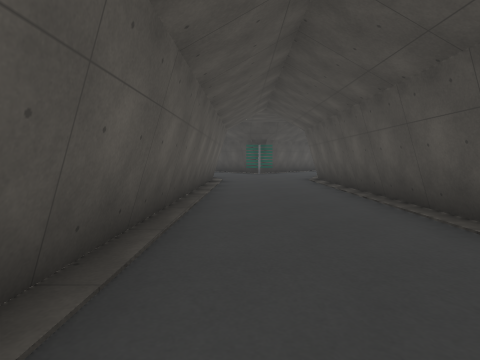
[1] (above)

24 first-person views from a walk through a level from a Godot 3-D game. The camera is 1.4 m above the floor, tilts 4° down and sees 80° across. The floor is counted in squares, 2 m on a side. Each view is taken from the middle of a square. On the plan, view 1 faces up. The plan holds only what a view shows up to about 10 squares ahead; the rest is blank. The place goes on beyond the plan. Characters and animated objects are not drawn. Surface patterns are stand-ins for the level's own textures.

[2]
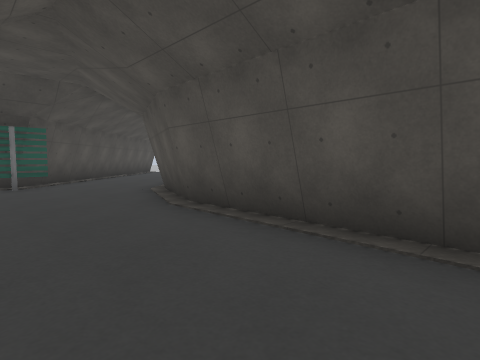

[3]
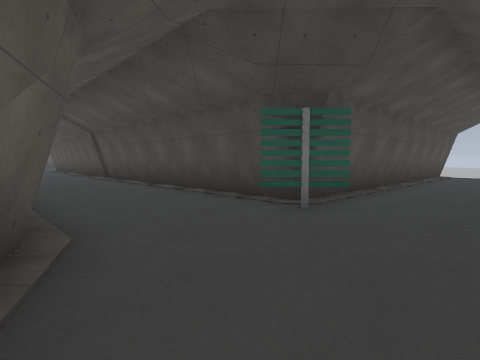

[4]
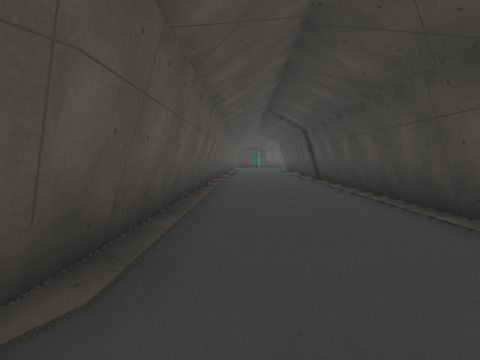

[5]
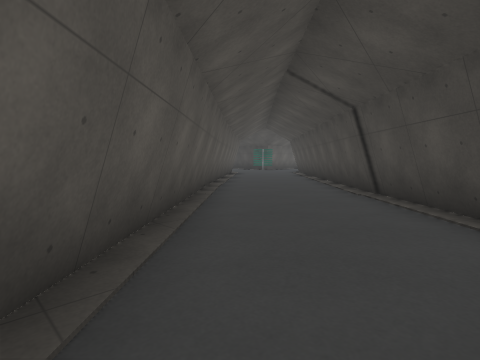

[6]
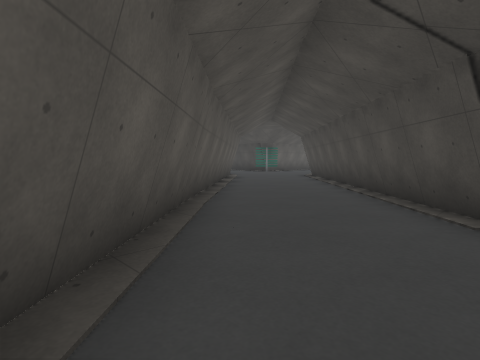

[7]
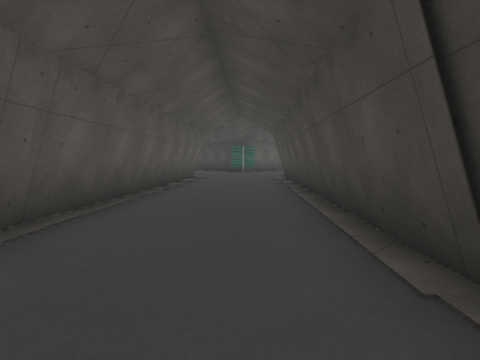

[8]
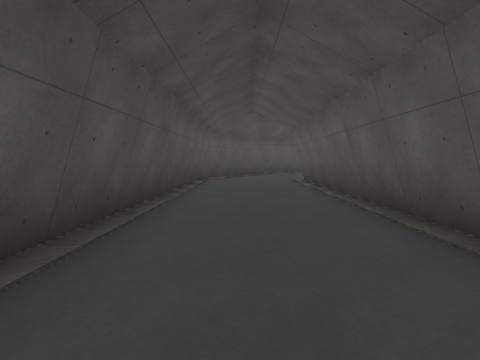

[9]
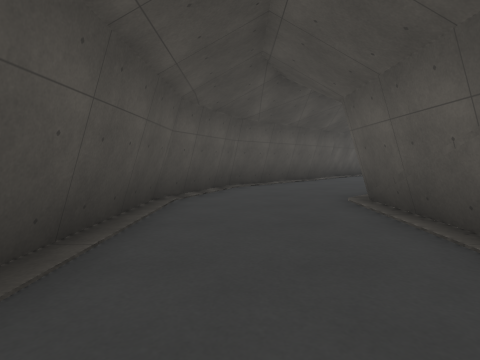

[10]
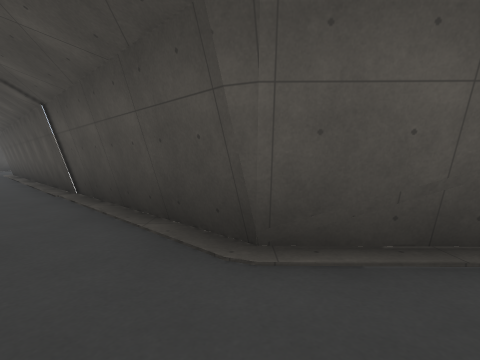

[11]
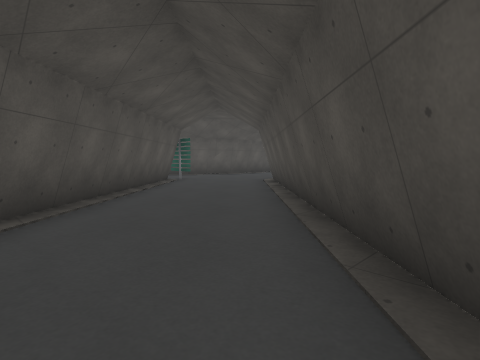

[12]
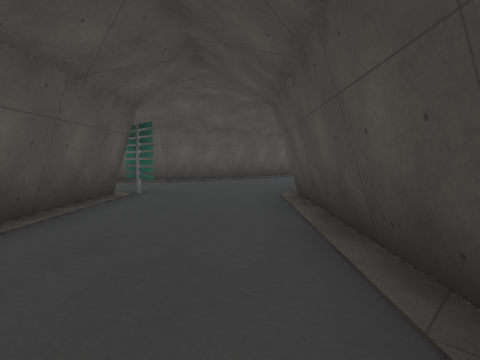

[13]
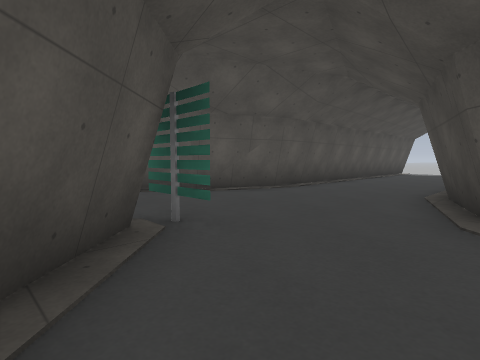

[14]
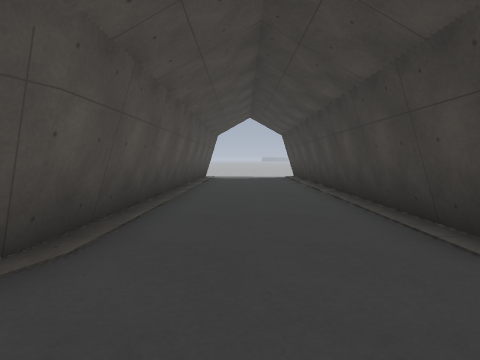

[15]
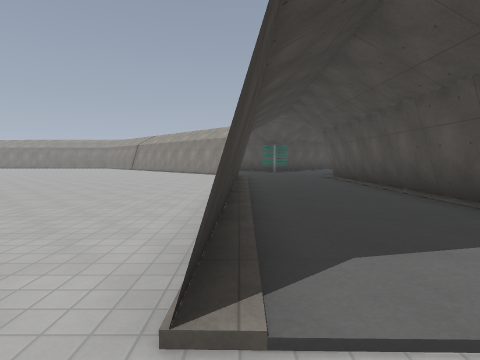

[16]
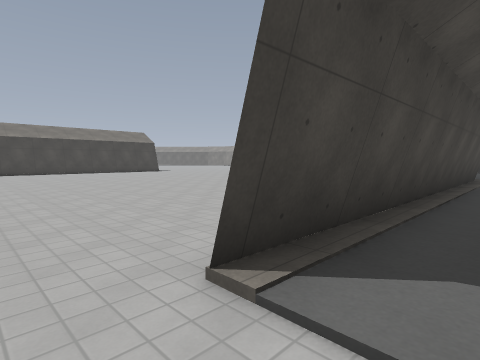

[17]
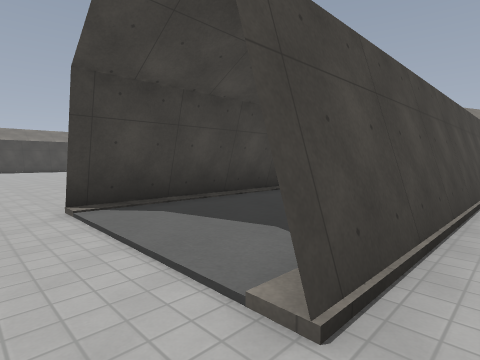

[18]
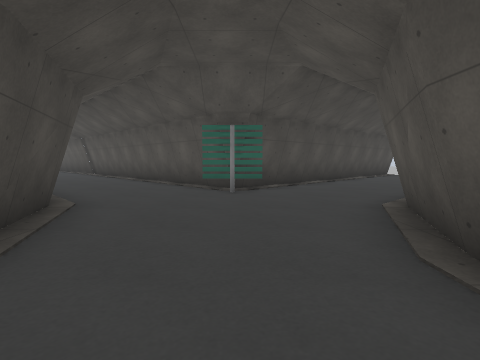

[19]
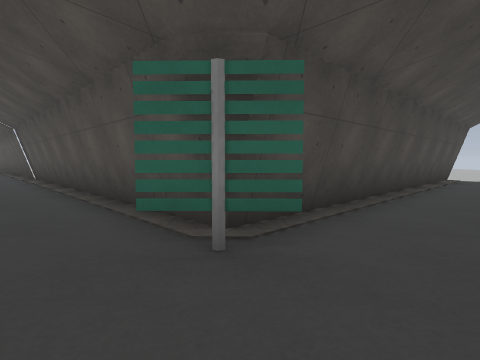

[20]
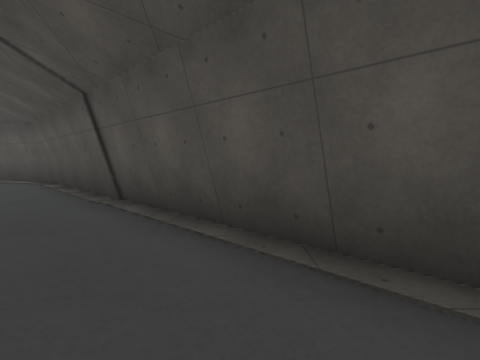

[21]
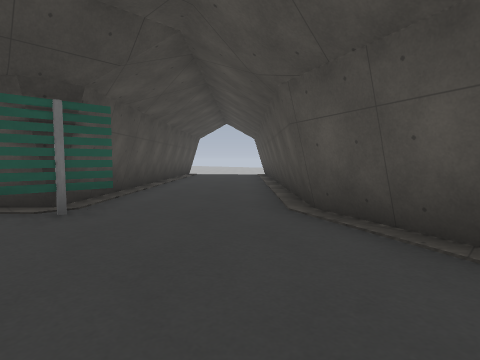

[22]
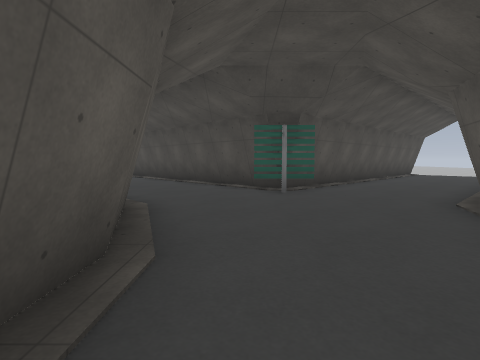

[23]
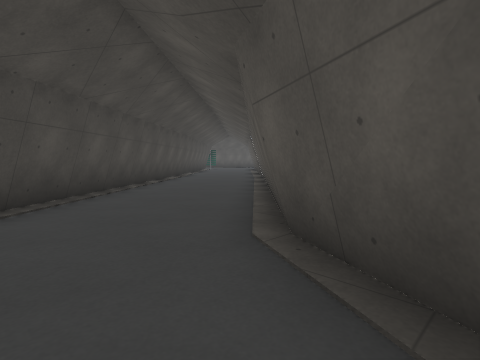

[24]
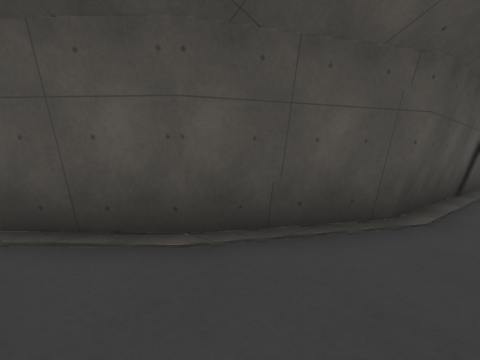

### Floor plan
Key: @ floor where view 1 was taken; # wall or solid block; . floor; = window, fence, low wall or low ledge; S sign.
Columns run from 25 left of view 1 to 5 right of it. Each row starts with its distance up from view 1.
 28        ...... #
 27     ######....##
 26          =##...##
 25            ##...#=
 24             ##...#
 23              ##..##
 22               ##..##
 21                #...##
 20                =#...##
 19                 ##...##       #
 18                  ##...##     ##
 17                   ##...##   ##.
 16                    ##...## ##..
 15                     ##...###...
 14                      ##...S...#
 13                       ##.....##
 12                        ##...##
 11                         #...#
 10                         #...#
  9                         #...#
  8                         #...#
  7                         #...#
  6                         #...#
  5                         #...#
  4                         #...=
  3                         #..#=
  2                         #..#.
  1                         #..#.
  0                         #@.#.
 -1                         #..#
 -2                         #..#.
 -3                         #..#.
 -4                         #..#
 -5  ..                    ##..#
 -6  ...                  ##...#
 -7  ....                ##...##
 -8  .....   ..         ##...##
 -9  ...... ...        ##...##
-10  ..........       ##...##
-11  ..........      ##...##
-12 ...........     ##...##
-13 ...........    ##...##
-14 ...........   ##...##
-15 ........... .##...##
-16 ..############...##
-17 ................##
-18 ...............S#
-19 .##########.....##
-20 ......  ..=###...##
-21              ##...##

Positions as (right, up) in squares from view 1, and headings:
1: (0, 0), facing up
2: (0, 6), facing up-right
3: (0, 10), facing up
4: (0, 12), facing up-left
5: (-3, 15), facing up-left
6: (-5, 17), facing up-left
7: (-5, 19), facing up-left
8: (1, 5), facing down
9: (1, 0), facing down
10: (1, -5), facing left
11: (-4, -9), facing down-left
12: (-7, -12), facing down-left
13: (-8, -15), facing down-left
14: (-12, -18), facing left
15: (-25, -16), facing right
16: (-25, -17), facing up-right
17: (-25, -20), facing up-right
18: (-16, -18), facing right
19: (-12, -18), facing right
20: (-7, -13), facing right
21: (0, 10), facing up-right
22: (0, 8), facing up
23: (-16, 28), facing down-right
24: (-13, 28), facing down-left
